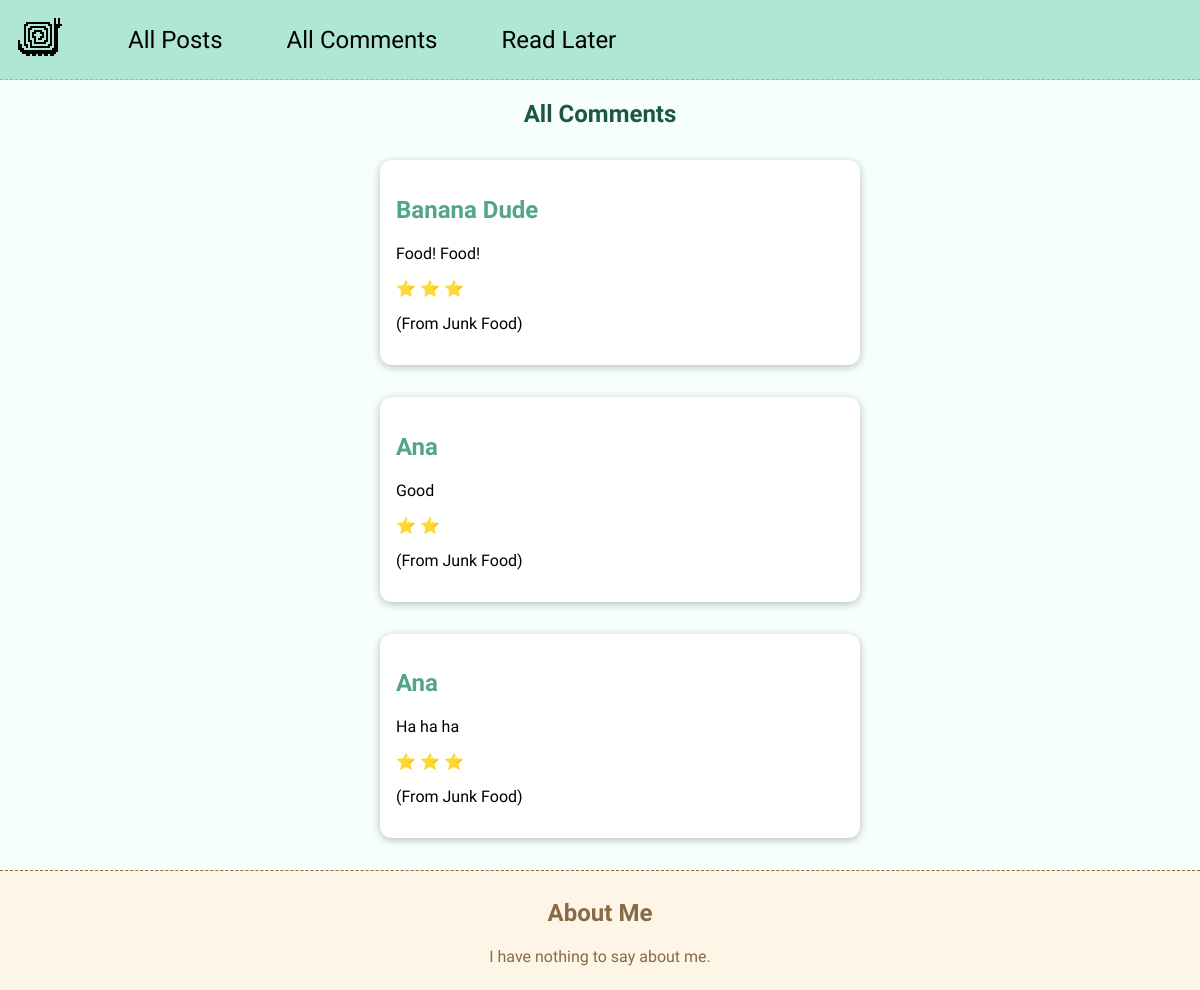
The app's page /comments/, older data.
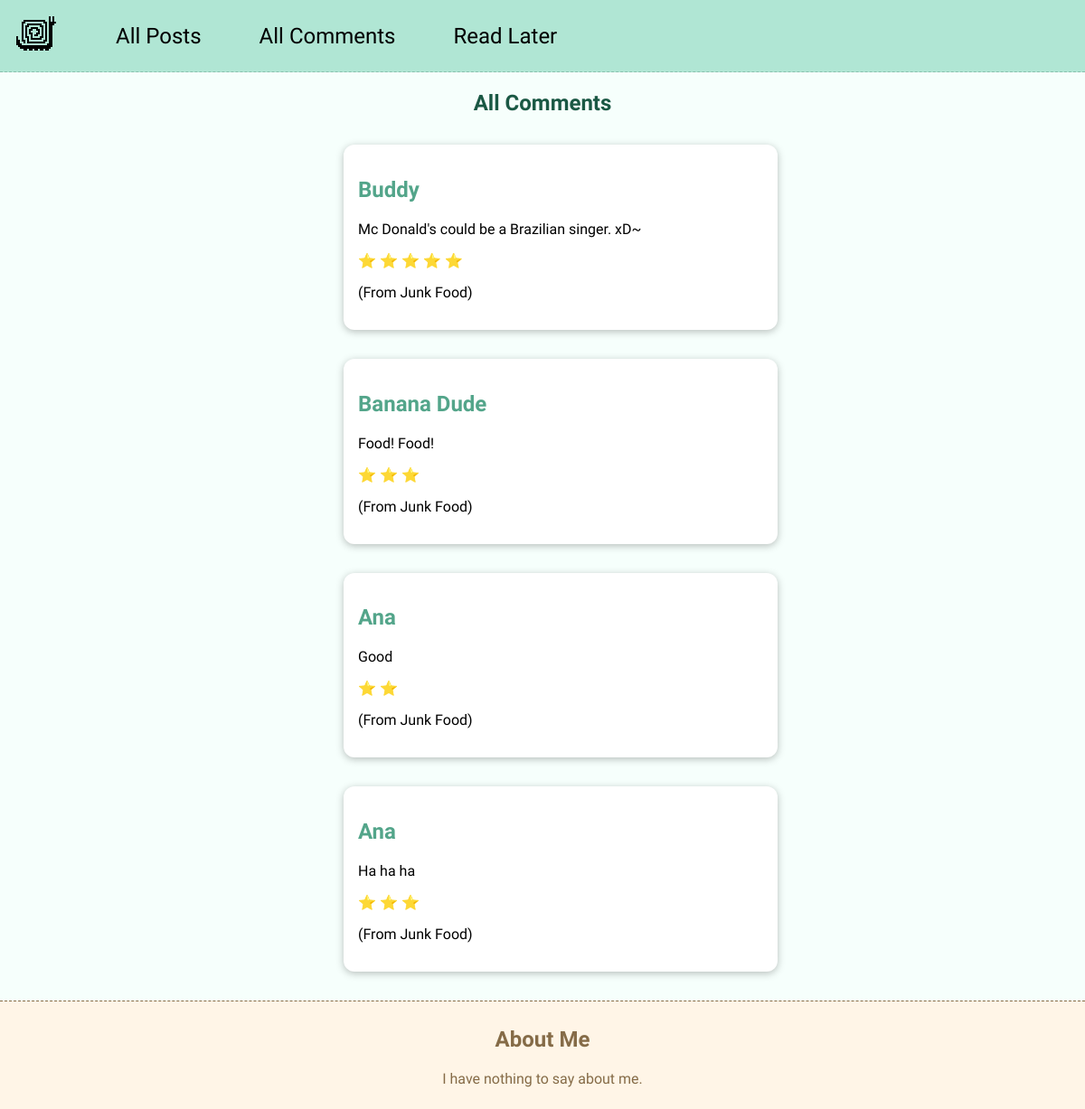
The same page, newer data.
### blog/models.py (models this page shows, shortened)
class Comment(models.Model):
    content = models.TextField(blank=False, max_length=400)
    name = models.CharField(max_length=200, blank=False)
    rating = models.IntegerField(validators=[MinValueValidator(1), MaxValueValidator(5)])
    post = models.ForeignKey(Post, on_delete=models.CASCADE, related_name="comments")
    def get_rating_range(self):
        return [ '#' for index in range(0,self.rating)]

class Post(models.Model):
    title = models.CharField(max_length=200, blank=False)
    author = models.ForeignKey(Author, on_delete=models.SET_NULL, null=True, related_name="posts")
    date = models.DateField(auto_now=False, blank=False)
    slug = models.SlugField(unique=True)
    image = models.ImageField(upload_to='images', default="default.png")
    excerpt = models.CharField(max_length=500,blank=True)
    content = models.TextField(blank=False)
    tags = models.ManyToManyField(Tag, blank=True)

### blog/views.py (the view)
# urls.py: path('comments/', views.AllCommentsView.as_view(), name='all-comments')
class AllCommentsView(ListView):
    template_name = 'blog/comments.html'
    model = Comment
    context_object_name = 'comment_list'
    def get_queryset(self):
        queryset = super().get_queryset()
        return queryset.order_by('-id')

### blog/templates/blog/comments.html (shortened to what this page needs)
{% extends 'base.html' %}
{% load static %}
{% block style_links %}
    <link rel="stylesheet" href="{% static 'blog/styles/index.css' %}" />
{% endblock %}
{% block content %}
    <section class="post-list">
        <h1>All Comments</h1>
        <ul>
            {% for comment in comment_list %}
                <div class="box-light">
                    {% include 'blog/includes/comment_preview.html' %}
                    <p>(From {{ comment.post.title }})</p>
                </div>
            {% endfor %}
        </ul>
    </section>
{% endblock %}

### blog/templates/blog/includes/comment_preview.html
<h2>{{ comment.name }}</h2>
<p>{{ comment.content|linebreaks }}</p>
{% for i in comment.get_rating_range %}
    <span>&#x2B50;</span>
{% endfor %}

Row changes from the older to the newer data that the page shows:
added Comment: name "Buddy", content "Mc Donald's could be a Brazilian singer. xD~", rating 5 (drawn), post "Junk Food"
